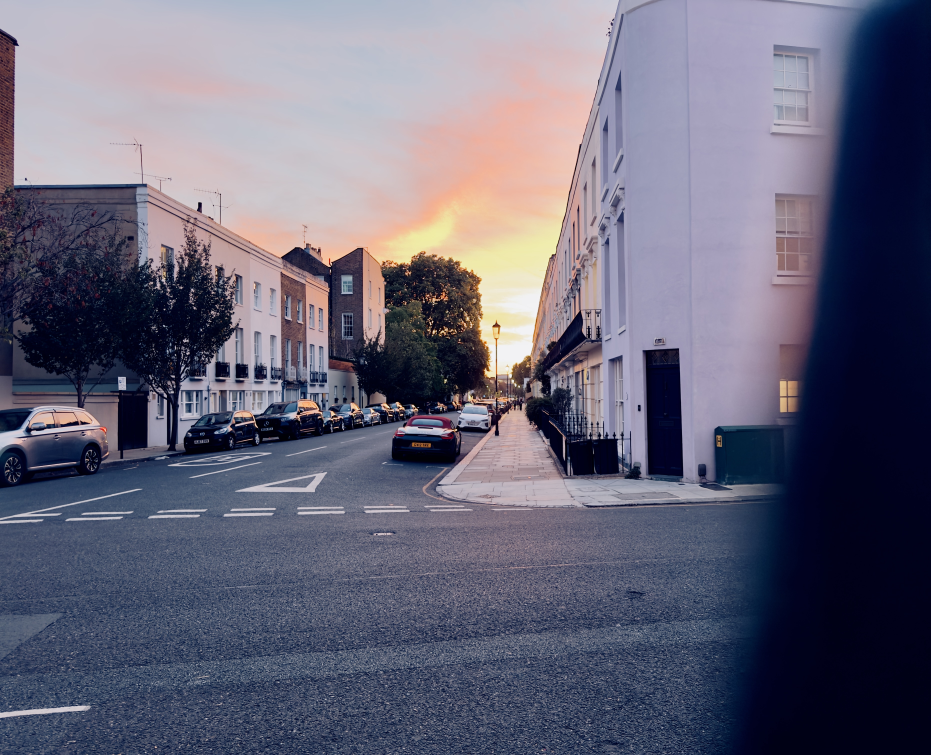
#> input picture img/IMG_0174.jpeg, 3721 x 3020 px (shown at 1/4 size)
$ python -i add_track.py   (imports and definitions only)
#> lines starting #> are read from the running program, lines starting #| are printed output that depends on the picture
#!/usr/bin/env python3
"""Add a buyable track to the store.

Give it ONE high-quality master (WAV or AIFF is best) and it will:
  1. make MP3 (320k), AAC (256k .m4a), WAV and AIFF versions, tagged with title, artist and cover art
  2. upload those to the private R2 bucket (they never go to GitHub)
  3. make a public 30-second preview and a cover image for the store page
  4. add the track to store/tracks.json and publish the site

Usage:
  python3 tools/add_track.py                        # asks you everything
  python3 tools/add_track.py song.wav --title "Despair" --price 1.99 --cover art.jpg

Handy flags: --preview-start 1:05 (start the preview at the chorus), --no-publish (don't git push yet).
"""
import argparse, datetime, json, re, shutil, subprocess, sys, tempfile
from pathlib import Path

ROOT = Path(__file__).resolve().parent.parent
STORE = ROOT / "store"
CATALOG = STORE / "tracks.json"
WORKER_DIR = ROOT / "store-worker"
BUCKET = "luke-store-tracks"
ARTIST = "Luke Schnipper"
CONTENT_TYPES = {"mp3": "audio/mpeg", "m4a": "audio/mp4", "wav": "audio/wav", "aiff": "audio/aiff"}


def die(msg):
    print(f"\n  ✗ {msg}\n", file=sys.stderr)
    sys.exit(1)


# [28 lines left out: functions run, ask, clean_path, not called in this run]


def slug(text):
    return re.sub(r"[^a-z0-9]+", "-", text.lower()).strip("-")[:80] or "track"


# [26 lines left out: functions title_from, parse_time, probe, not called in this run]


def make_cover(src, dest_public, dest_embed):
#> called with src = '../img/IMG_0174.jpeg', dest_public = 'out.png', dest_embed = 'out1.png'
    from PIL import Image, ImageOps
    with Image.open(src) as im:
#> im is the input picture: PIL image 3721x3020 RGB; mean R, G, B 102.8, 101.1, 119.7
        im = ImageOps.exif_transpose(im).convert("RGB")
        side = min(im.size)
#> side = 3020
        left, top = (im.width - side) // 2, (im.height - side) // 2
#> left = 350; top = 0
        im = im.crop((left, top, left + side, top + side))
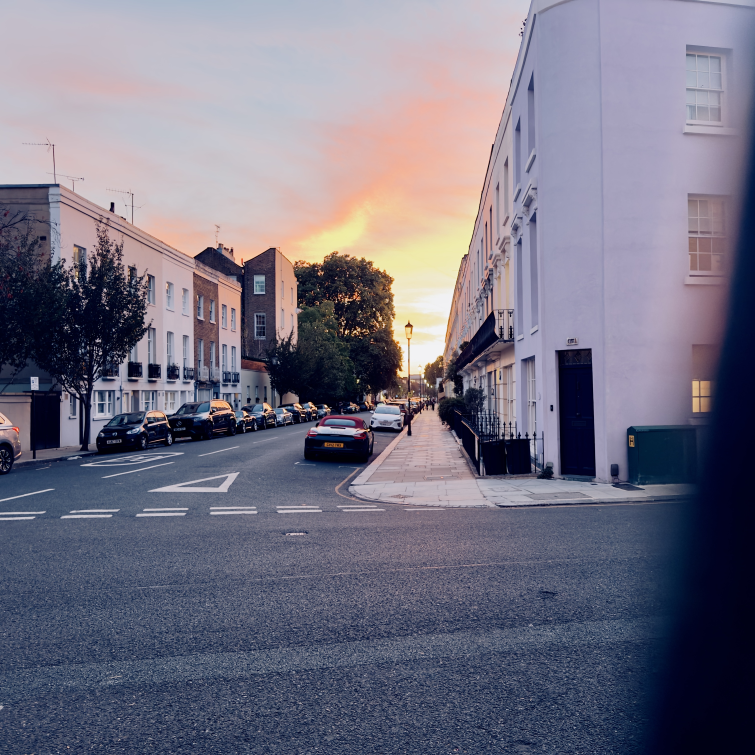
#> im: PIL image 3020x3020 RGB (shown at 1/4 size); mean R, G, B 116.2, 113.3, 130.1
        im.resize((min(side, 1000),) * 2, Image.LANCZOS).save(dest_public, "JPEG", quality=86, optimize=True, progressive=True)
        im.resize((min(side, 600),) * 2, Image.LANCZOS).save(dest_embed, "JPEG", quality=88)
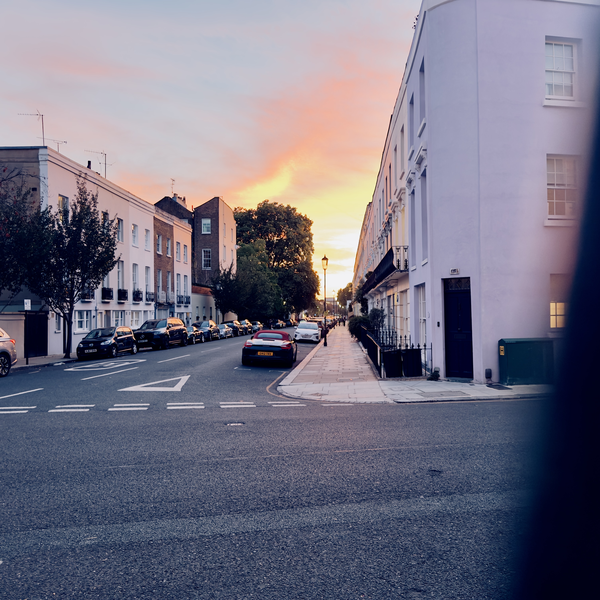
#> saved as out1.png: PIL image 600x600 RGB; mean R, G, B 116.3, 113.3, 130.1


# [210 lines left out: functions encode, make_preview, upload, load_catalog, publish, main, not called in this run]


# [2 lines not run here, left out]

>>> result = make_cover('../img/IMG_0174.jpeg', 'out.png', 'out1.png')

$ run again, on photos/IMG_1585.jpeg
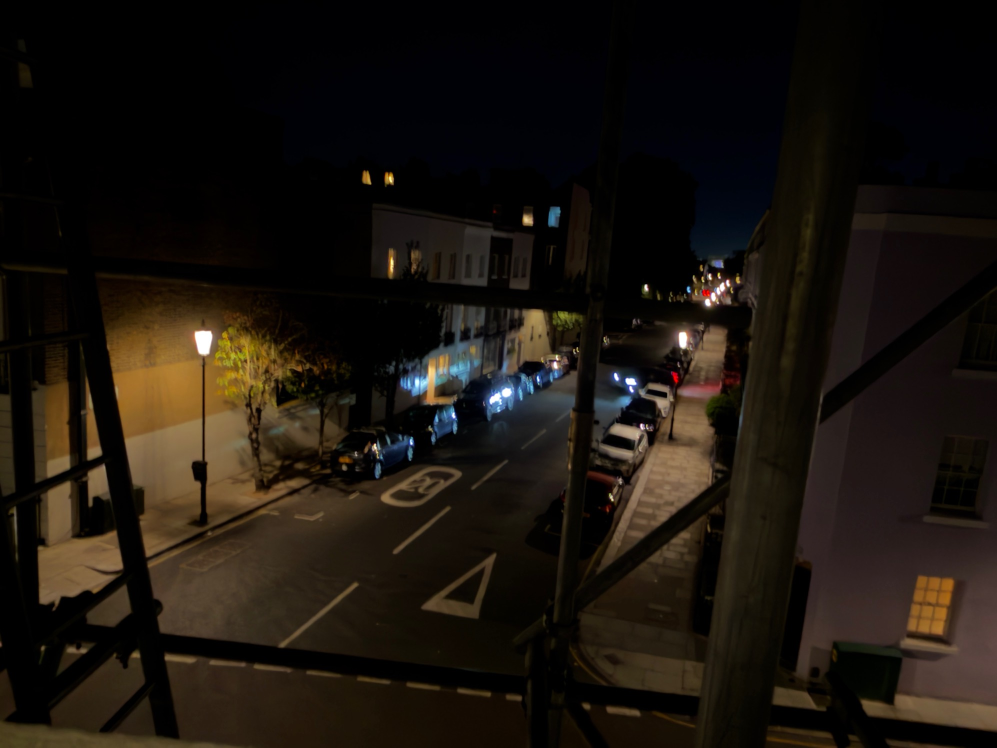
#> input picture photos/IMG_1585.jpeg, 1993 x 1495 px (shown at 1/2 size)
#> in make_cover, im is the input picture: PIL image 1993x1495 RGB; mean R, G, B 27.2, 20.8, 14.2
#> in make_cover, `im = im.crop((left, top, left + side, top + side))`:
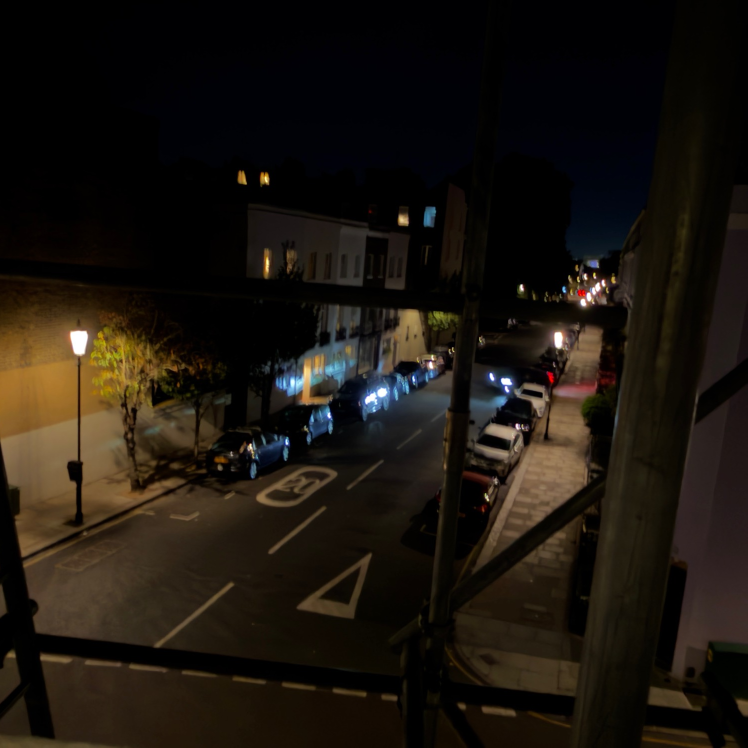
#> im: PIL image 1495x1495 RGB (shown at 1/2 size); mean R, G, B 27.8, 21.7, 14.7
#> in make_cover, `im.resize((min(side, 600),) * 2, Image.LANCZOS).save(dest_embed, "JPEG..`:
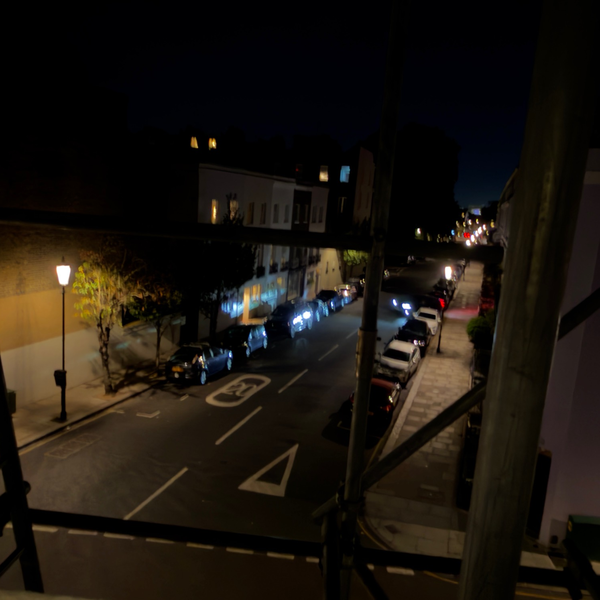
#> saved as out1.png: PIL image 600x600 RGB; mean R, G, B 27.8, 21.7, 14.7
